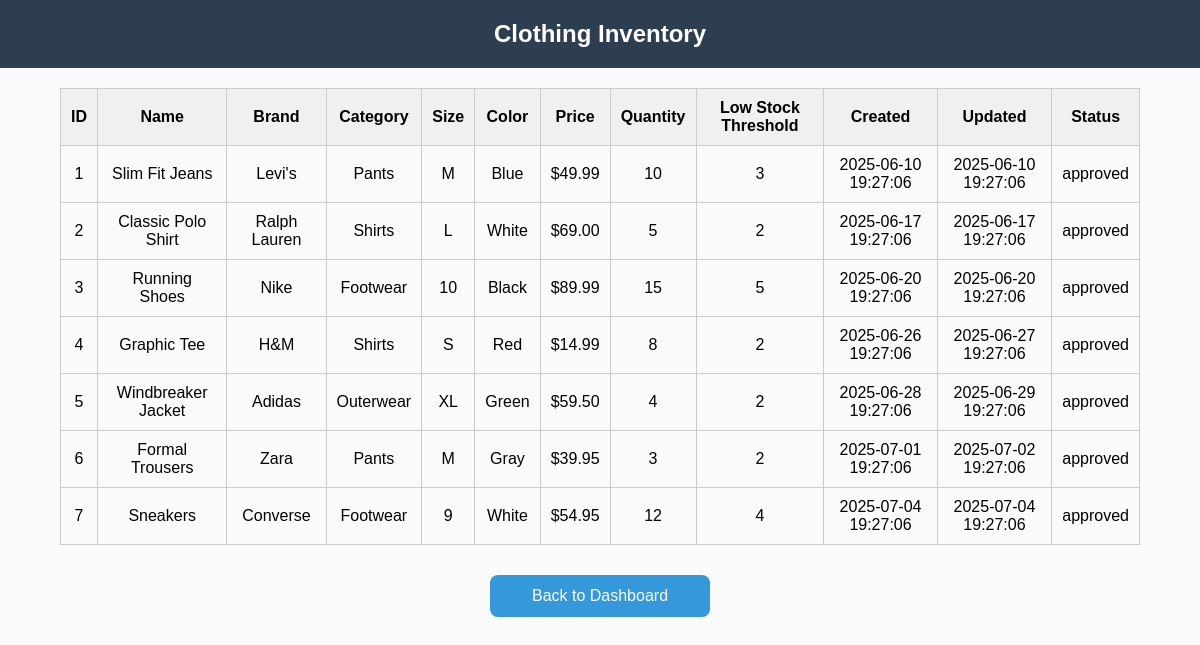
/view_inventory.php (signed in), run on the app's committed database.
### tables this page shows
CREATE TABLE IF NOT EXISTS product (
  idproduct INT NOT NULL AUTO_INCREMENT,
  name VARCHAR(45),
  brand VARCHAR(45),
  category VARCHAR(45),
  size VARCHAR(45),
  color VARCHAR(45),
  price VARCHAR(45),
  quantity INT,
  low_stock_threshold INT,
  created_at DATETIME,
  updated_at DATETIME,
  status ENUM('pending', 'approved', 'rejected') DEFAULT 'pending',
  added_by INT,
  PRIMARY KEY (idproduct),
  FOREIGN KEY (added_by) REFERENCES user(iduser) 
);

### view_inventory.php (the view, shortened to what this page needs)
<?php
require_once 'db_connect.php';
$is_admin = isset($_SESSION['role']) && $_SESSION['role'] === 'admin';
if ($is_admin) {
    $sql = "SELECT * FROM product ORDER BY idproduct ASC";
} else {
    $sql = "SELECT * FROM product WHERE status = 'approved' ORDER BY idproduct ASC";
}
$result = $conn->query($sql);
?>
<!DOCTYPE html>
<html>
<head>
    <link rel="stylesheet" href="styles.css">
</head>
<body>
    <h2>Clothing Inventory</h2>
    <table>
        <tr>
            <th>ID</th>
            <th>Name</th>
            <th>Brand</th>
            <th>Category</th>
            <th>Size</th>
            <th>Color</th>
            <th>Price</th>
            <th>Quantity</th>
            <th>Low Stock Threshold</th>
            <th>Created</th>
            <th>Updated</th>
            <?php if ($is_admin): ?>
                <th>Status</th>
            <?php endif; ?>
        </tr>
        <?php if ($result && $result->num_rows > 0): ?>
            <?php while ($row = $result->fetch_assoc()): ?>
                <tr class="<?= ($row['quantity'] <= $row['low_stock_threshold']) ? 'low-stock' : '' ?>">
                    <td><?= $row['idproduct'] ?></td>
                    <td><?= $row['name'] ?></td>
                    <td><?= $row['brand'] ?></td>
                    <td><?= $row['category'] ?></td>
                    <td><?= $row['size'] ?></td>
                    <td><?= $row['color'] ?></td>
                    <td><?= $row['price'] ?></td>
                    <td><?= $row['quantity'] ?></td>
                    <td><?= $row['low_stock_threshold'] ?></td>
                    <td><?= $row['created_at'] ?></td>
                    <td><?= $row['updated_at'] ?></td>
                    <?php if ($is_admin): ?>
                        <td><?= $row['status'] ?></td>
                    <?php endif; ?>
                </tr>
            <?php endwhile; ?>
        <?php else: ?>
            <tr>
                <td colspan="<?= $is_admin ? '12' : '11' ?>">No products found.</td>
            </tr>
        <?php endif; ?>
    </table>
    <div style="text-align: center; margin-top: 30px;">
        <button onclick="window.location.href='../dashboard.php'" class="logout-button">Back to Dashboard</button>
    </div>
</body>
</html>

### styles.css (style rules this page uses)
body { font-family: Arial, sans-serif; background-color: #f3f4f6; margin: 0; padding: 0; text-align: center; }
h2 { background-color: #2c3e50; color: white; padding: 20px 0; margin: 0; }
button { display: block; width: 220px; margin: 12px auto; padding: 12px; background-color: #3498db; color: white; border: none; font-size: 16px; border-radius: 8px; cursor: pointer; transition: background-color 0.3s ease; }
table { width: 100%; border-collapse: collapse; margin-bottom: 30px; }
th, td { padding: 12px 15px; text-align: left; border-bottom: 1px solid #ddd; }
th { background-color: #f8f9fa; font-weight: bold; }
body { font-family: Arial, sans-serif; }
h2 { text-align: center; }
table { margin: 20px auto; border-collapse: collapse; width: 90%; }
th, td { padding: 10px; border: 1px solid #ccc; text-align: center; }
body { font-family: Arial, sans-serif; background-color: #fafafa; }
table { width: 90%; margin: 20px auto; border-collapse: collapse; }
th { background-color: #f0f0f0; }

### data on the page
product: idproduct "1", name "Slim Fit Jeans", brand "Levi's", category "Pants", size "M", color "Blue", price "$49.99", quantity "10", low_stock_threshold "3", created_at "2025-06-10 19:27:06", updated_at "2025-06-10 19:27:06", status "approved"
product: idproduct "2", name "Classic Polo Shirt", brand "Ralph Lauren", category "Shirts", size "L", color "White", price "$69.00", quantity "5", low_stock_threshold "2", created_at "2025-06-17 19:27:06", updated_at "2025-06-17 19:27:06", status "approved"
product: idproduct "3", name "Running Shoes", brand "Nike", category "Footwear", size "10", color "Black", price "$89.99", quantity "15", low_stock_threshold "5", created_at "2025-06-20 19:27:06", updated_at "2025-06-20 19:27:06", status "approved"
product: idproduct "4", name "Graphic Tee", brand "H&M", category "Shirts", size "S", color "Red", price "$14.99", quantity "8", low_stock_threshold "2", created_at "2025-06-26 19:27:06", updated_at "2025-06-27 19:27:06", status "approved"
product: idproduct "5", name "Windbreaker Jacket", brand "Adidas", category "Outerwear", size "XL", color "Green", price "$59.50", quantity "4", low_stock_threshold "2", created_at "2025-06-28 19:27:06", updated_at "2025-06-29 19:27:06", status "approved"
product: idproduct "6", name "Formal Trousers", brand "Zara", category "Pants", size "M", color "Gray", price "$39.95", quantity "3", low_stock_threshold "2", created_at "2025-07-01 19:27:06", updated_at "2025-07-02 19:27:06", status "approved"
product: idproduct "7", name "Sneakers", brand "Converse", category "Footwear", size "9", color "White", price "$54.95", quantity "12", low_stock_threshold "4", created_at "2025-07-04 19:27:06", updated_at "2025-07-04 19:27:06", status "approved"
